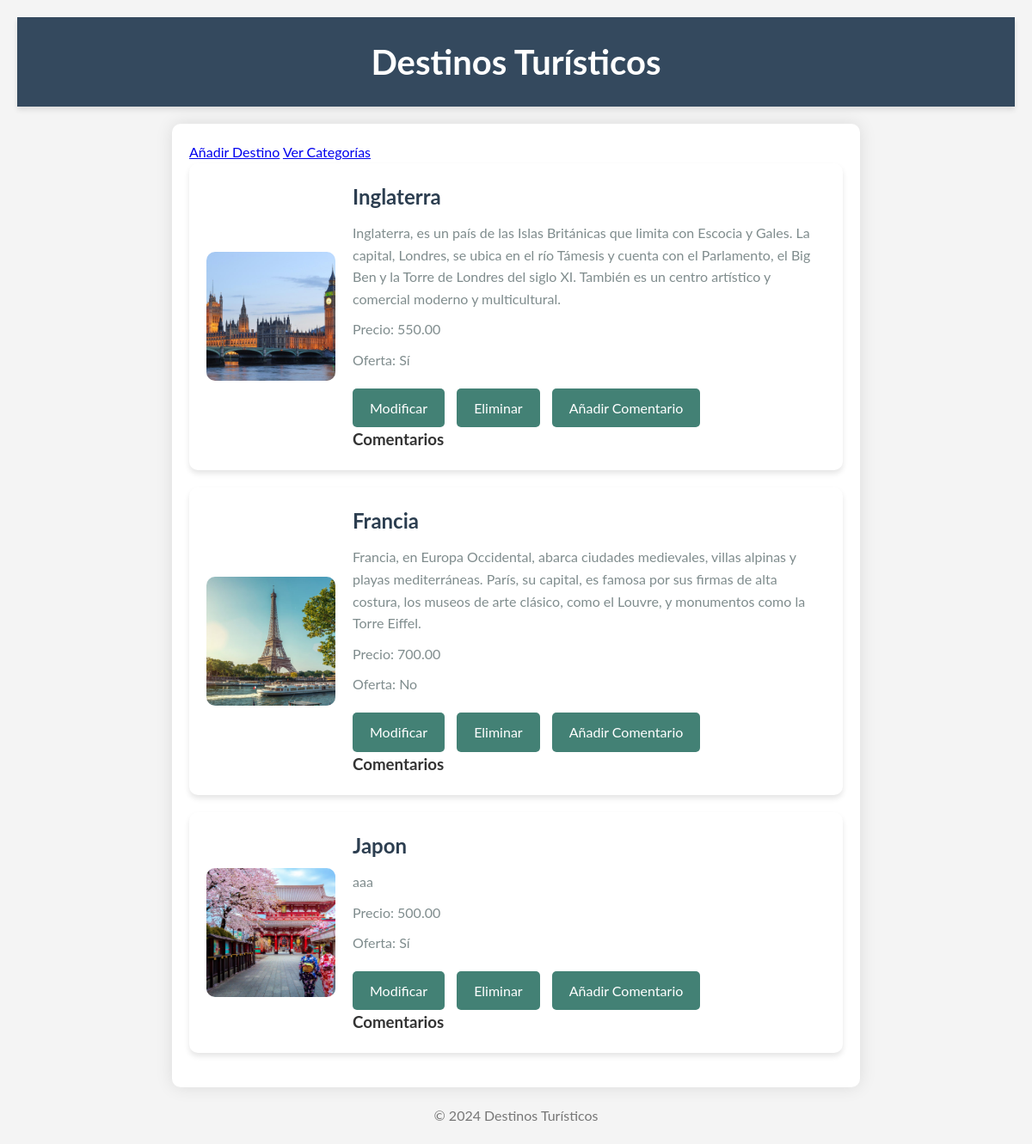
The app's page /, older data.
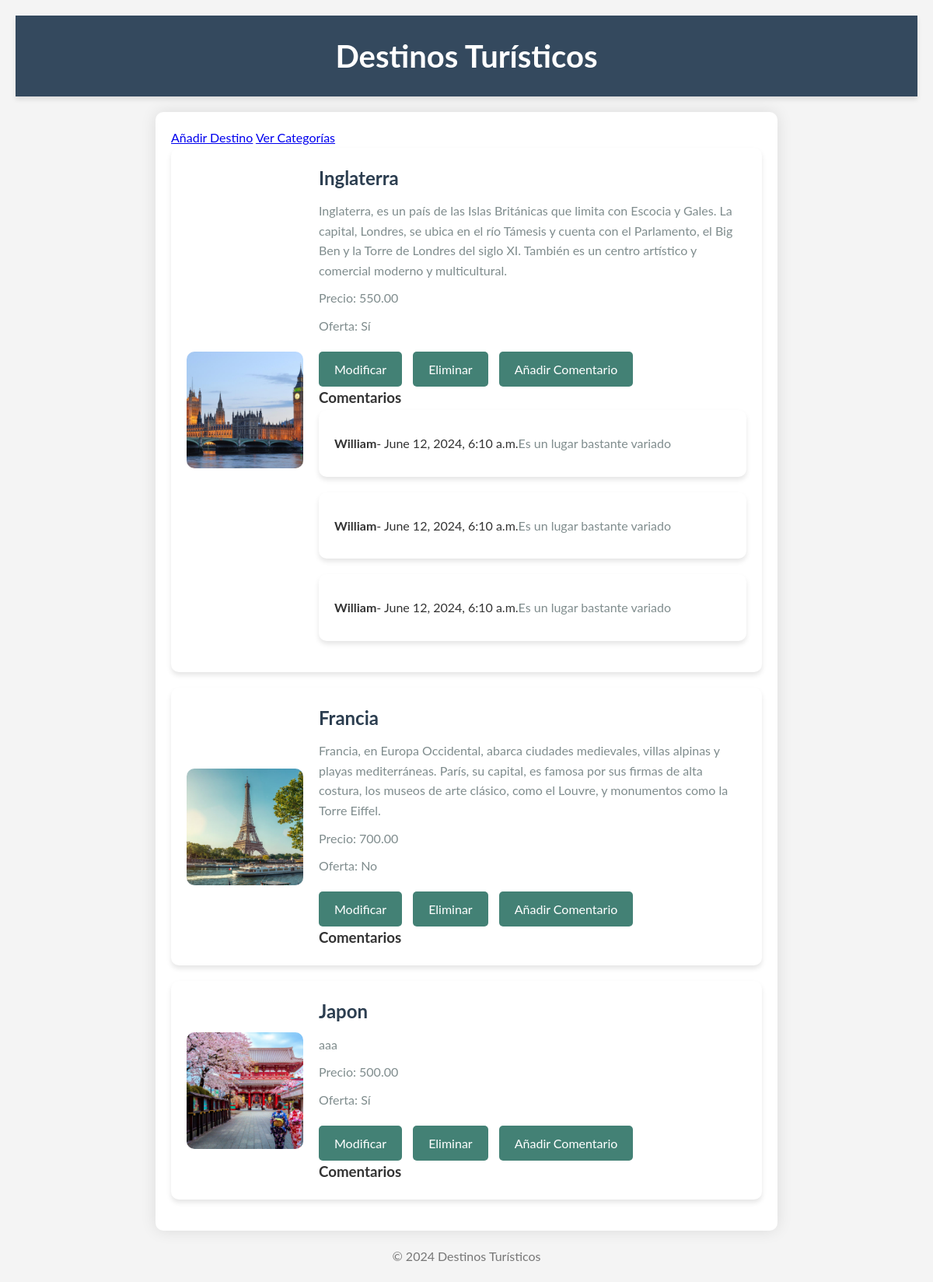
The same page, newer data.
### destinos/models.py (models this page shows, shortened)
class DestinosTuristicos(models.Model):
    nombreCiudad = models.CharField(max_length=100)
    descripcionCiudad = models.TextField()
    imagenCiudad = models.ImageField(upload_to='images/')
    precioTour = models.DecimalField(max_digits=10, decimal_places=2)
    ofertaTour = models.BooleanField(default=False)

class Comentario(models.Model):
    destino = models.ForeignKey(DestinosTuristicos, on_delete=models.CASCADE)
    autor = models.CharField(max_length=100)
    contenido = models.TextField()
    fecha = models.DateTimeField(auto_now_add=True)

### destinos/views.py (the view)
# urls.py: path('', views.listar_destinos, name='listar_destinos'),
def listar_destinos(request):
    destinos = DestinosTuristicos.objects.all()
    return render(request, 'destinos/listar.html', {'destinos': destinos})

### destinos/templates/destinos/listar.html (shortened to what this page needs)
<!DOCTYPE html>
<html>
<head>
    {% load static %}
    <link rel="stylesheet" type="text/css" href="{% static 'css/styles.css' %}">
</head>
<body>
    <header>
        <h1>Destinos Turísticos</h1>
    </header>
    <main>
        <div class="text-center mb-20">
            <a href="{% url 'añadir_destino' %}" class="button">Añadir Destino</a>
            <a href="{% url 'listar_categorias' %}" class="button">Ver Categorías</a>
        </div>
        <ul>
            {% for destino in destinos %}
            <li>
                <img src="{{ destino.imagenCiudad.url }}" alt="{{ destino.nombreCiudad }}">
                <div>
                    <h2>{{ destino.nombreCiudad }}</h2>
                    <p>{{ destino.descripcionCiudad }}</p>
                    <p>Precio: {{ destino.precioTour }}</p>
                    <p>Oferta: {% if destino.ofertaTour %}Sí{% else %}No{% endif %}</p>
                    <a href="{% url 'modificar_destino' destino.id %}">Modificar</a>
                    <a href="{% url 'eliminar_destino' destino.id %}">Eliminar</a>
                    <a href="{% url 'añadir_comentario' destino.id %}">Añadir Comentario</a>
                    <h3>Comentarios</h3>
                    <ul>
                        {% for comentario in destino.comentario_set.all %}
                        <li>
                            <strong>{{ comentario.autor }}</strong> - {{ comentario.fecha }}
                            <p>{{ comentario.contenido }}</p>
                        </li>
                        {% endfor %}
                    </ul>
                </div>
            </li>
            {% endfor %}
        </ul>
    </main>
    <footer>
        <p>&copy; 2024 Destinos Turísticos</p>
    </footer>
</body>
</html>

### destinos/static/css/styles.css (style rules this page uses)
* { margin: 0; padding: 0; box-sizing: border-box; }
body { font-family: 'Lato', sans-serif; background-color: #f4f4f4; color: #333; line-height: 1.6; padding: 20px; }
header { background-color: #34495e; color: #fff; padding: 20px 0; text-align: center; box-shadow: 0 4px 6px rgba(0, 0, 0, 0.1); }
header h1 { margin: 0; font-size: 2.5em; font-weight: 700; }
main { max-width: 800px; margin: 20px auto; padding: 20px; background: #fff; border-radius: 10px; box-shadow: 0 0 20px rgba(0, 0, 0, 0.1); }
ul { list-style: none; padding: 0; }
ul li { background: #fff; margin-bottom: 20px; padding: 20px; border-radius: 10px; box-shadow: 0 4px 6px rgba(0, 0, 0, 0.1); display: flex; align-items: center; }
ul li img { border-radius: 10px; margin-right: 20px; width: 150px; height: 150px; object-fit: cover; }
ul li div { flex-grow: 1; }
ul li h2 { margin: 0; font-size: 1.5em; color: #2c3e50; }
ul li p { margin: 10px 0; color: #7f8c8d; }
ul li a { display: inline-block; margin: 10px 10px 0 0; padding: 10px 20px; background-color: #438175; color: #fff; text-decoration: none; border-radius: 5px; transition: background-color 0.3s ease, transform 0.3s ease; }
footer { text-align: center; margin-top: 20px; color: #777; }

Row changes from the older to the newer data that the page shows:
added Comentario: autor "William", fecha "June 12, 2024, 6:10 a.m.", contenido "Es un lugar bastante variado", shown under DestinosTuristicos "Inglaterra"
added Comentario: autor "William", fecha "June 12, 2024, 6:10 a.m.", contenido "Es un lugar bastante variado", shown under DestinosTuristicos "Inglaterra"
added Comentario: autor "William", fecha "June 12, 2024, 6:10 a.m.", contenido "Es un lugar bastante variado", shown under DestinosTuristicos "Inglaterra"
